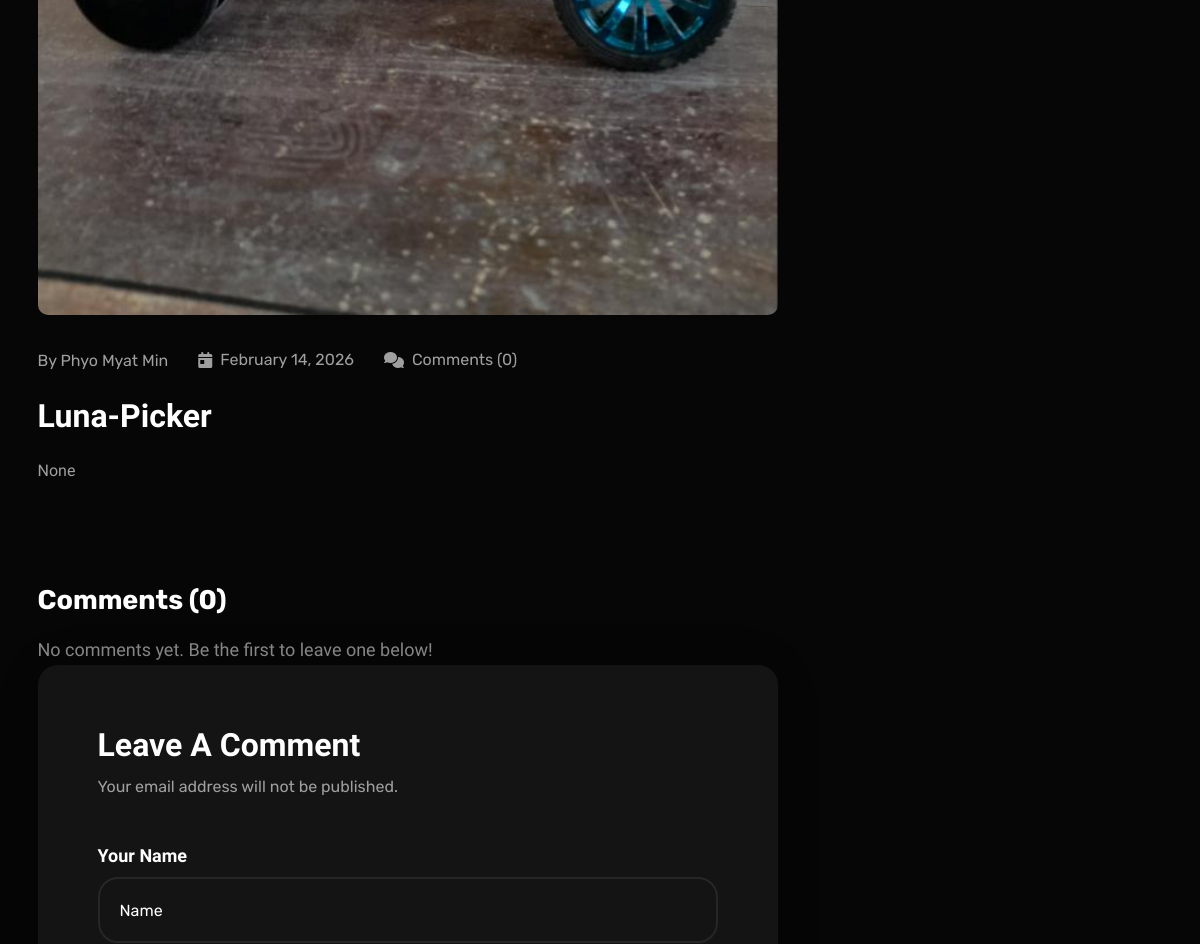
/blog/My-luna-picker/ (middle part), run on an earlier commit of the app's database.
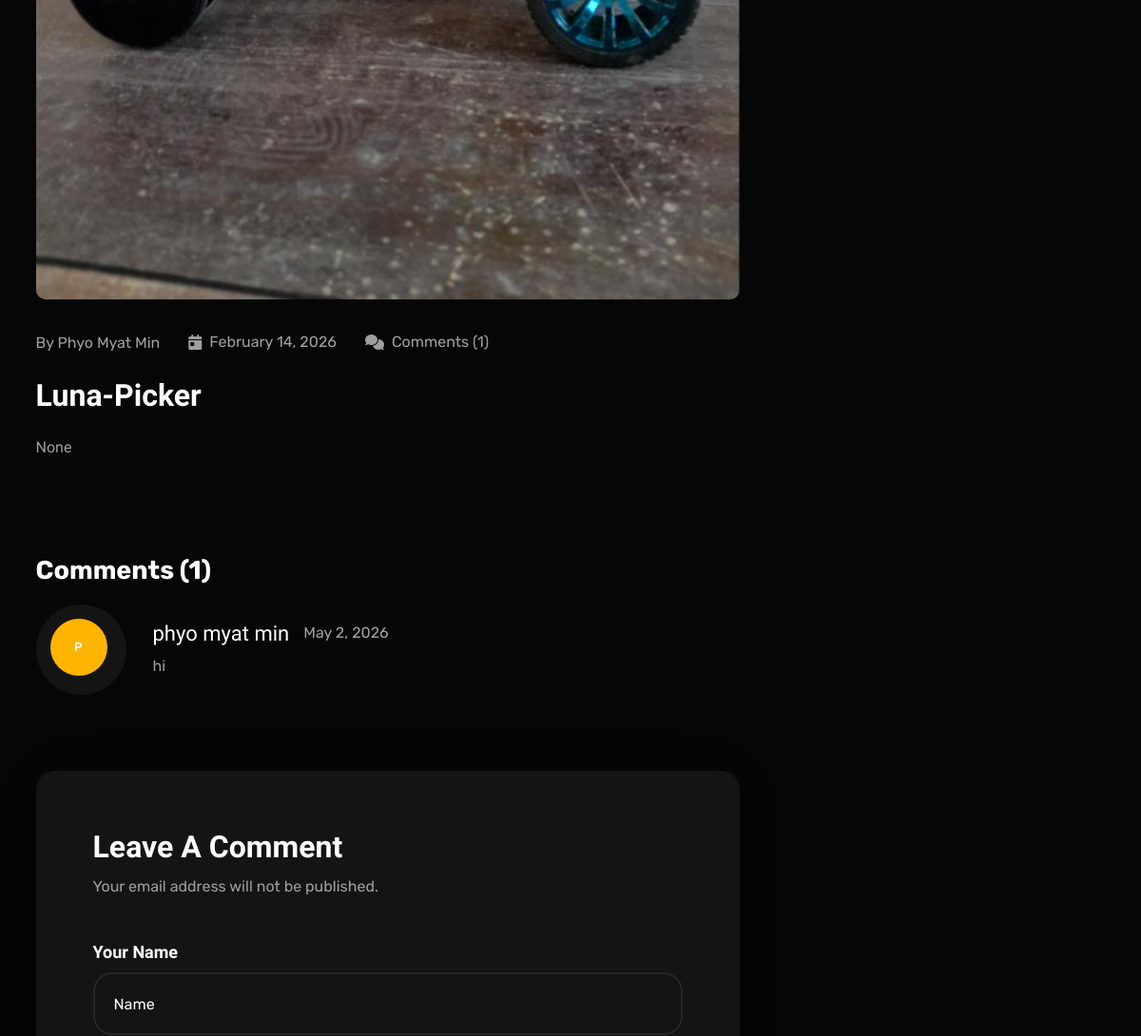
And on a later commit of the database.
### myapp/models.py (models this page shows, shortened)
class BlogPost(models.Model):
    author         = models.CharField(max_length=100, default="Admin")
    date           = models.DateField()
    image          = models.ImageField(upload_to='blog/')
    title          = models.CharField(max_length=255)
    content        = RichTextUploadingField(blank=True, null=True)
    excerpt        = models.TextField(blank=True, help_text="Short summary shown in listing")
    slug           = models.SlugField(unique=True, blank=True, null=True)
    created_at     = models.DateTimeField(auto_now_add=True)
    class Meta:
        ordering = ["-created_at"]

class Comment(models.Model):
    blog       = models.ForeignKey(BlogPost, on_delete=models.CASCADE, related_name="comments")
    name       = models.CharField(max_length=100)
    email      = models.EmailField()
    body       = models.TextField()
    approved   = models.BooleanField(default=True, help_text="Uncheck to hide this comment")
    created_at = models.DateTimeField(auto_now_add=True)
    class Meta:
        ordering = ["created_at"]

### myapp/views.py (the view, shortened to what this page needs)
# urls.py: path('blog/<slug:slug>/', blog_detail, name='blog_detail'),
def blog_detail(request, slug):
    post = get_object_or_404(BlogPost, slug=slug)
    comments  = post.comments.filter(approved=True).order_by("-created_at")
    related   = BlogPost.objects.exclude(pk=post.pk).order_by("-created_at")[:3]
    prev_post = BlogPost.objects.filter(created_at__lt=post.created_at).order_by("-created_at").first()
    next_post = BlogPost.objects.filter(created_at__gt=post.created_at).order_by("created_at").first()
    return render(request, "blog-details.html", {
        "post":      post,
        "comments":  comments,
        "related":   related,
        "prev_post": prev_post,
        "next_post": next_post,
    })

### myapp/templates/blog-details.html (shortened to what this page needs)
{% load static %}
<!DOCTYPE html>
<html lang="en">
<head>
    <link rel="stylesheet" href="{% static 'assets/css/vendor/fontawesome.css' %}">
    <link rel="stylesheet" href="{% static 'assets/css/plugins/swiper.css' %}">
    <link rel="stylesheet" href="{% static 'assets/css/plugins/odometer.css' %}">
    <link rel="stylesheet" href="{% static 'assets/css/vendor/animate.min.css' %}">
    <link rel="stylesheet" href="{% static 'assets/css/vendor/bootstrap.min.css' %}">
    <link rel="stylesheet" href="{% static 'assets/css/style.css' %}">
</head>
<body class="blog-details inner">
    <div class="blog-classic-area-wrapper tmp-section-gap">
        <div class="container">
            <div class="row">
                <div class="col-lg-8">
                    <div class="blog-details-left-area">
                        {% if post.image %}
                        <div class="thumbnail-top">
                            <img src="{{ post.image.url }}" alt="{{ post.title }}">
                        </div>
                        {% endif %}
                        <div class="blog-details-discription">
                            <div class="blog-classic-tag">
                                <h4 class="title">By {{ post.author }}</h4>
                                <ul>
                                    <li>
                                        <div class="tag-wrap">
                                            <i class="fa-solid fa-calendar-day"></i>
                                            <h4 class="tag-title">{{ post.date|date:"F j, Y" }}</h4>
                                        </div>
                                    </li>
                                    <li>
                                        <div class="tag-wrap">
                                            <i class="fa-solid fa-comments"></i>
                                            <h4 class="tag-title">Comments ({{ comments.count }})</h4>
                                        </div>
                                    </li>
                                </ul>
                            </div>
                            <h3 class="title split-collab">{{ post.title }}</h3>
                            <div class="disc">
                                {{ post.content|safe }}
                            </div>
                        </div>
                        <div class="comment-area-main-wrapper mt--30">
                            <h3 class="title">Comments ({{ comments.count }})</h3>
                            {% for comment in comments %}
                            <div class="single-comment-audience">
                                <div class="author-image tmponhover">
                                    <div
                                        style="width:60px;height:60px;border-radius:50%;background:#FFB400;display:flex;align-items:center;justify-content:center;font-weight:700;color:#fff;font-size:1.3rem;flex-shrink:0;">
                                        {{ comment.name|first|upper }}
                                    </div>
                                </div>
                                <div class="right-area-commnet">
                                    <div class="top-area-comment">
                                        <div class="left">
                                            <h6 class="title">{{ comment.name }}</h6>
                                            <span>{{ comment.created_at|date:"F j, Y" }}</span>
                                        </div>
                                    </div>
                                    <p class="disc">{{ comment.body }}</p>
                                </div>
                            </div>
                            {% empty %}
                            <p class="disc" style="color:#888;">No comments yet. Be the first to leave one below!</p>
                            {% endfor %}
                        </div>
                        <div class="blog-details-form-wrapper tmponhover">
                            <h4 class="title">Leave a comment</h4>
                            <span class="subtitle">Your email address will not be published.</span>
                            <form method="POST" action="" class="blog-details-form">
                                <div class="single-input">
                                    <label>Your Name</label>
                                    <input type="text" name="comment-name" placeholder="Name" required>
                                </div>
                            </form>
                        </div>
                    </div>
                </div>
                <div class="col-lg-4">
                </div>
            </div>
        </div>
    </div>
</body>
</html>

What changed in the data, as far as the page shows it:
added Comment: name|first "P", name "phyo myat min", created_at "May 2, 2026", body "hi"
Also different on the page:
{{ comments.count }}: "0" → "1"
text no longer shown: "No comments yet. Be the first to leave one below!"
